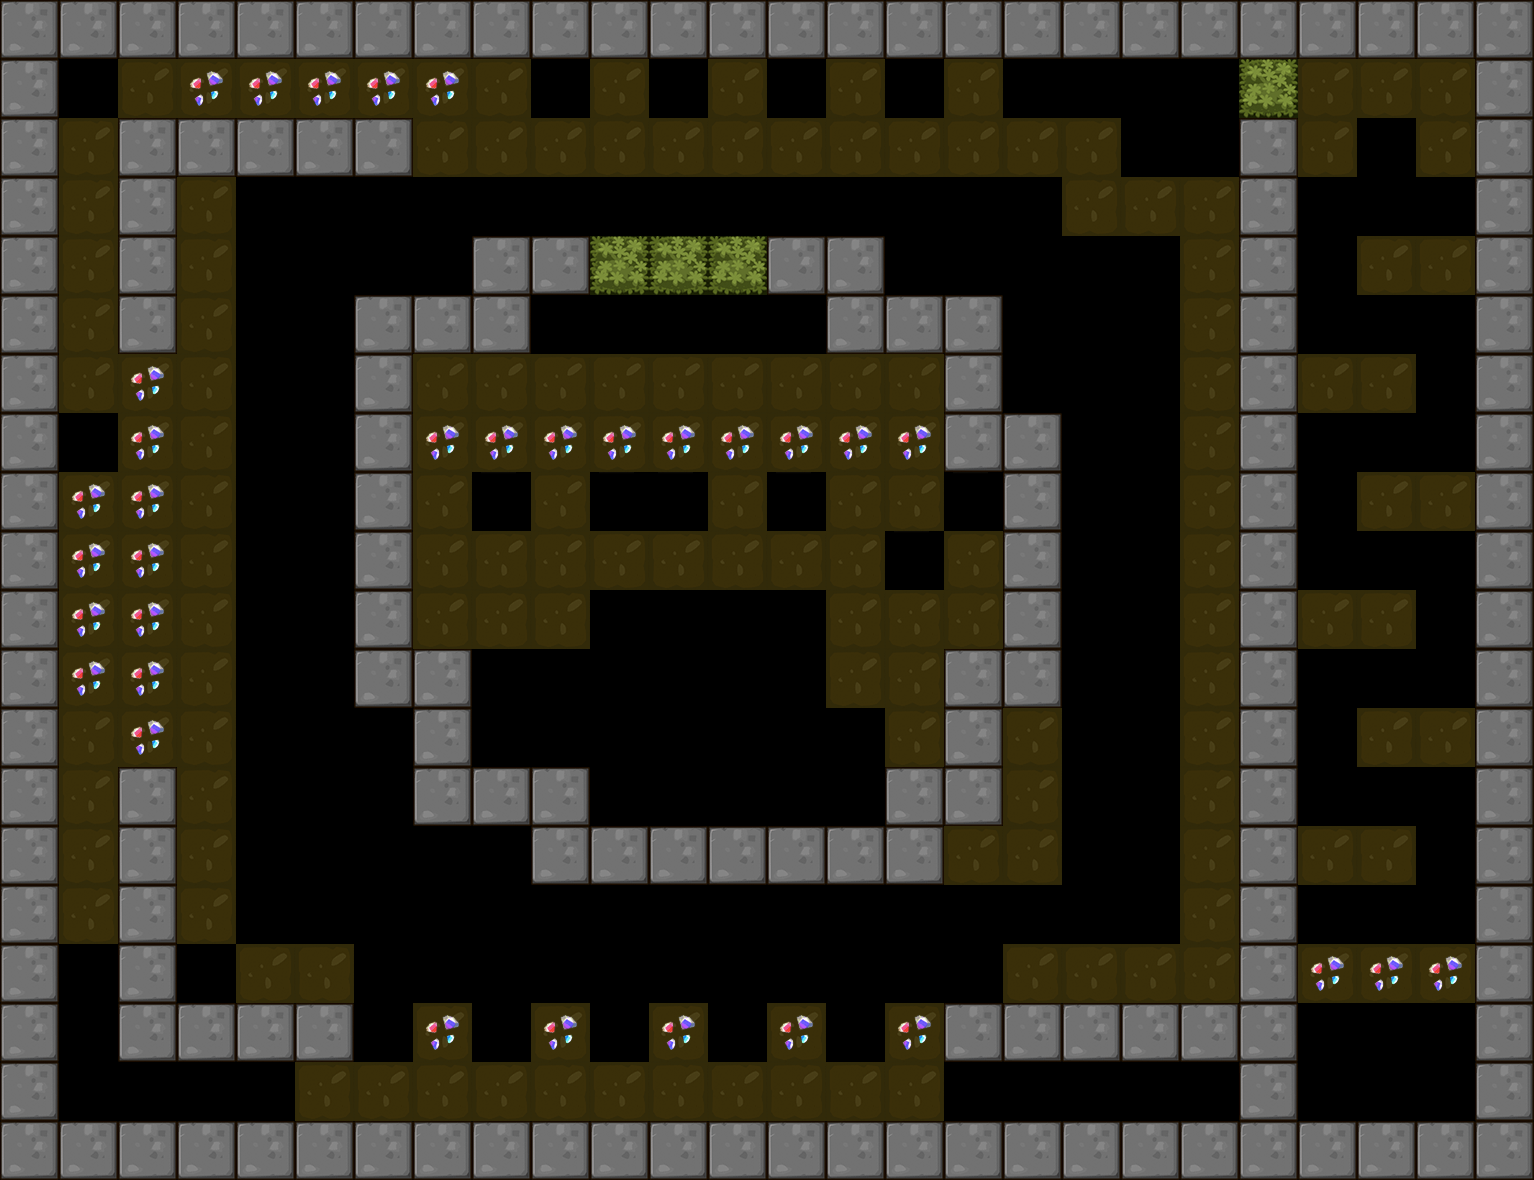

This game map was drawn from its Tiled (.tmx) file and the tilesets committed beside it. A one-line description and the trimmed map source follow:
An orthogonal 26x20 tile map with 59x59 px tiles, 1 tile layer (BackGround) and 13 objects (7x Shipper, 5x Hammer, Player).

<map version="1.0" orientation="orthogonal" renderorder="right-down" width="26" height="20" tilewidth="59" tileheight="59">
 <tileset firstgid="1" name="itemmap" tilewidth="59" tileheight="59">
  <image source="tileset2.png" trans="ff00ff" width="354" height="354" />
 </tileset>
 <layer name="BackGround" width="26" height="20">
  <data>[520 cells, 390 non-empty, 14 distinct tile ids]</data>
 </layer>
 <objectgroup name="RobotCharacter">
  <object name="Player" x="63.4257" y="62.9429" width="40" height="40" />
 </objectgroup>
 <objectgroup name="EnemyCharacter">
  <object name="Shipper" type="Shipper" x="1425.55" y="538.058" width="40" height="40" />
  <object name="Hammer" type="Hammer" x="597.648" y="951.825" width="40" height="40" />
  <object name="Shipper" type="Shipper" x="1307.61" y="655.054" width="40" height="40" />
  <object name="Shipper" type="Shipper" x="1303.61" y="421.602" width="40" height="40" />
  <object name="Shipper" type="Shipper" x="1422.7" y="778.415" width="40" height="40" />
  <object name="Shipper" type="Shipper" x="1423.7" y="302.377" width="40" height="40" />
  <object name="Hammer" type="Hammer" x="484.602" y="951.216" width="40" height="40" />
  <object name="Hammer" type="Hammer" x="897.52" y="249.445" width="40" height="40" />
  <object name="Hammer" type="Hammer" x="304.368" y="184.332" width="40" height="40" />
  <object name="Shipper" type="Shipper" x="1306.06" y="187.848" width="40" height="40" />
  <object name="Hammer" type="Hammer" x="771.317" y="951.895" width="40" height="40" />
  <object name="Shipper" type="Shipper" x="770.571" y="302.756" width="40" height="40" />
 </objectgroup>
</map>
